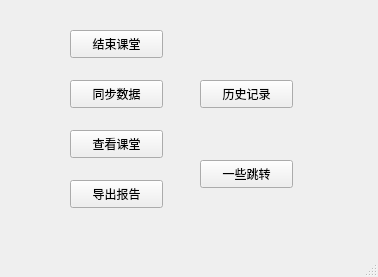
<?xml version="1.0" encoding="UTF-8"?>
<ui version="4.0">
 <class>client_teacher</class>
 <widget class="QMainWindow" name="client_teacher">
  <property name="geometry">
   <rect>
    <x>0</x>
    <y>0</y>
    <width>378</width>
    <height>277</height>
   </rect>
  </property>
  <property name="windowTitle">
   <string>MainWindow</string>
  </property>
  <widget class="QWidget" name="centralwidget">
   <widget class="QPushButton" name="pushButton">
    <property name="geometry">
     <rect>
      <x>70</x>
      <y>30</y>
      <width>93</width>
      <height>28</height>
     </rect>
    </property>
    <property name="text">
     <string>结束课堂</string>
    </property>
   </widget>
   <widget class="QPushButton" name="pushButton_2">
    <property name="geometry">
     <rect>
      <x>70</x>
      <y>80</y>
      <width>93</width>
      <height>28</height>
     </rect>
    </property>
    <property name="text">
     <string>同步数据</string>
    </property>
   </widget>
   <widget class="QPushButton" name="pushButton_3">
    <property name="geometry">
     <rect>
      <x>70</x>
      <y>130</y>
      <width>93</width>
      <height>28</height>
     </rect>
    </property>
    <property name="text">
     <string>查看课堂</string>
    </property>
   </widget>
   <widget class="QPushButton" name="pushButton_4">
    <property name="geometry">
     <rect>
      <x>70</x>
      <y>180</y>
      <width>93</width>
      <height>28</height>
     </rect>
    </property>
    <property name="text">
     <string>导出报告</string>
    </property>
   </widget>
   <widget class="QPushButton" name="pushButton_5">
    <property name="geometry">
     <rect>
      <x>200</x>
      <y>80</y>
      <width>93</width>
      <height>28</height>
     </rect>
    </property>
    <property name="text">
     <string>历史记录</string>
    </property>
   </widget>
   <widget class="QPushButton" name="pushButton_6">
    <property name="geometry">
     <rect>
      <x>200</x>
      <y>160</y>
      <width>93</width>
      <height>28</height>
     </rect>
    </property>
    <property name="text">
     <string>一些跳转</string>
    </property>
   </widget>
  </widget>
  <widget class="QMenuBar" name="menubar">
   <property name="geometry">
    <rect>
     <x>0</x>
     <y>0</y>
     <width>378</width>
     <height>26</height>
    </rect>
   </property>
  </widget>
  <widget class="QStatusBar" name="statusbar"/>
 </widget>
 <resources/>
 <connections/>
</ui>
